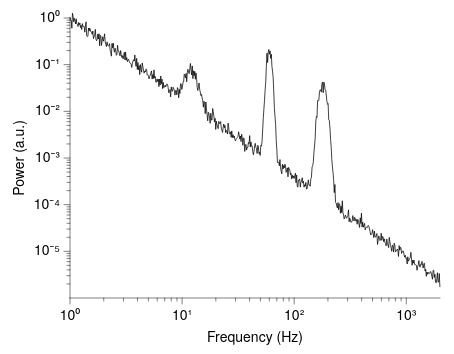

Express this chart as Vega-Lite.
### Vega-Lite specification from a JSON file in a GitHub repository (floating-point values rounded to 4 significant figures; data arrays with more than 128 entries replaced by an {"elided": "..."} marker saying what was removed)
{"background": null, "config": {"arc": {"fill": "#DBDBDB", "fillOpacity": 1.0, "innerRadius": 35.0, "padAngle": 0.03, "stroke": "black", "strokeOpacity": 1, "strokeWidth": 0.25}, "area": {"fill": "#DBDBDB", "fillOpacity": 1.0, "stroke": "black", "strokeOpacity": 1, "strokeWidth": 0.25}, "axis": {"domain": true, "domainCap": "round", "domainColor": "black", "domainWidth": 0.25, "grid": false, "gridCap": "round", "gridColor": "#F1F1F1", "gridDash": [0, 0], "gridOpacity": 1.0, "gridWidth": 0.25, "labelColor": "black", "labelFont": "Helvetica Neue, HelveticaNeue, Helvetica, Arial, sans-serif", "labelFontSize": 7, "labelFontStyle": "normal", "labelFontWeight": 400, "offset": 0, "ticks": true, "tickCap": "round", "tickColor": "black", "tickRound": false, "tickSize": 3, "tickWidth": 0.25, "titleColor": "black", "titleFont": "Helvetica Neue, HelveticaNeue, Helvetica, Arial, sans-serif", "titleFontSize": 7, "titleFontStyle": "normal", "titleFontWeight": 400}, "axisX": {"domain": true, "labelAlign": "center", "labelAngle": 0, "labels": true, "ticks": true, "translate": 0}, "axisY": {"domain": true, "labelAlign": "right", "labelAngle": 0, "labels": true, "ticks": true, "translate": 0}, "axisRight": {"domain": true, "labelAlign": "left", "labelAngle": 0, "labels": true, "ticks": true, "translate": 0}, "axisTop": {"domain": true, "labelAlign": "center", "labelAngle": 0, "labels": true, "ticks": true, "translate": 0}, "axisBand": {"tickOffset": 0}, "bar": {"fill": "#DBDBDB", "fillOpacity": 1.0, "stroke": "black", "strokeOpacity": 1, "strokeWidth": 0.25}, "boxplot": {"size": 12.6, "ticks": {"cornerRadius": 0.25, "fill": "black", "opacity": 1, "size": 6.3, "thickness": 0.25}, "box": {"fillOpacity": 1.0, "stroke": "black", "strokeOpacity": 1, "strokeWidth": 0.25}, "median": {"cornerRadius": 0, "fill": "black", "fillOpacity": 1.0, "opacity": 1, "size": 12.6, "thickness": 0.25}, "rule": {"fill": "black", "fillOpacity": 1.0, "size": 14.0, "stroke": "black", "strokeDash": [0, 0], "strokeOpacity": 1, "strokeWidth": 0.25}, "outliers": {"color": "black", "fill": "black", "fillOpacity": 1.0, "size": 0, "stroke": "black", "strokeOpacity": 1, "strokeWidth": 0.25}}, "circle": {"fill": "black", "fillOpacity": 1.0, "size": 1.75, "stroke": null, "strokeOpacity": 1, "strokeWidth": 0.25}, "errorband": {"band": {"fillOpacity": 0.6, "stroke": null, "strokeWidth": 0.25, "strokeOpacity": 1}, "borders": {"opacity": 0, "strokeOpacity": 0.25, "strokeWidth": 1}}, "errorbar": {"opacity": 1, "rule": {"strokeDash": [0, 0], "strokeWidth": 0.25}, "ticks": {"color": "black", "cornerRadius": 0.125, "opacity": 1, "size": 8.4, "thickness": 0.25}, "thickness": 0.25}, "font": "Helvetica Neue, HelveticaNeue, Helvetica, Arial, sans-serif", "geoshape": {"fill": "#DBDBDB", "fillOpacity": 1.0, "stroke": "black", "strokeOpacity": 1, "strokeWidth": 0.25}, "header": {"labelColor": "black", "labelFont": "Helvetica Neue, HelveticaNeue, Helvetica, Arial, sans-serif", "labelFontSize": 7, "labelFontStyle": "normal", "labelFontWeight": 400, "titleColor": "black", "titleFont": "Helvetica Neue, HelveticaNeue, Helvetica, Arial, sans-serif", "titleFontSize": 7, "titleFontStyle": "normal", "titleFontWeight": 400, "titlePadding": 0}, "legend": {"disable": false, "offset": 4.5, "titlePadding": 4, "labelOffset": 2, "gradientLabelOffset": 2, "gradientLength": 70.0, "gradientThickness": 7.0, "gradientOpacity": 1.0, "gradientStrokeColor": "black", "gradientStrokeWidth": 0.25, "labelColor": "black", "labelFont": "Helvetica Neue, HelveticaNeue, Helvetica, Arial, sans-serif", "labelFontSize": 7, "labelFontStyle": "normal", "labelFontWeight": 400, "strokeColor": "black", "strokeWidth": 0, "symbolSize": 42, "symbolStrokeColor": "black", "symbolStrokeWidth": 0.25, "titleColor": "black", "titleFont": "Helvetica Neue, HelveticaNeue, Helvetica, Arial, sans-serif", "titleFontSize": 7, "titleFontStyle": "normal", "titleFontWeight": 400}, "line": {"color": "black", "stroke": "black", "strokeCap": "round", "strokeDash": [0, 0], "strokeOpacity": 1, "strokeWidth": 0.375}, "point": {"filled": true, "fill": "#DBDBDB", "fillOpacity": 1.0, "size": 7.0, "stroke": "black", "strokeOpacity": 1, "strokeWidth": 0.25}, "range": {"category": ["#5CA7B1", "#CDDEF3", "#B7B3E4", "#B3DAB5", "#F5E1B3", "#3D727B", "#8AA8D2", "#867DAC", "#80A988", "#CBB17A", "#204148", "#59719A", "#584C77", "#507B5F", "#9D824D"], "diverging": {"scheme": ["#C35082", "#CE6D94", "#D989A7", "#E2A4BA", "#EABFCE", "#F1DBE2", "#F6F6F6", "#D7E0EB", "#B9CBE0", "#9BB6D5", "#7DA1C9", "#5F8CBD", "#4177B1"]}, "heatmap": {"scheme": ["#32022B", "#43044D", "#4C196E", "#4D338C", "#484DA6", "#3A68BB", "#1D83CA", "#1D9CCB", "#23B5C9", "#28CDC5", "#4DE0B4", "#91EE9F"]}, "ordinal": {"scheme": ["#F1F1F1", "#DBDBDB", "#C6C6C6", "#B2B2B2", "#9D9D9D", "#898989", "#767676", "#636363", "#515151", "#404040", "#2F2F2F", "#1F1F1F"]}, "ramp": {"scheme": ["#32022B", "#43044D", "#4C196E", "#4D338C", "#484DA6", "#3A68BB", "#1D83CA", "#1D9CCB", "#23B5C9", "#28CDC5", "#4DE0B4", "#91EE9F"]}}, "rule": {"color": "black", "stroke": "black", "strokeCap": "round", "strokeDash": [2, 2], "strokeOpacity": 1, "strokeWidth": 0.25}, "scale": {"bandPaddingInner": 0.1, "bandPaddingOuter": 0.1, "round": false}, "rect": {"fill": "#DBDBDB", "fillOpacity": 1.0, "stroke": "black", "strokeOpacity": 1, "strokeWidth": 0.25}, "square": {"fill": "#DBDBDB", "fillOpacity": 1.0, "size": 14.0, "stroke": "black", "strokeOpacity": 1, "strokeWidth": 0.25}, "text": {"color": "black", "font": "Helvetica Neue, HelveticaNeue, Helvetica, Arial, sans-serif", "fontSize": 7, "fontStyle": "normal", "fontWeight": 400}, "tick": {"color": "black", "cornerRadius": 0.125, "opacity": 1.0, "size": 12.6, "thickness": 0.25}, "title": {"anchor": "middle", "frame": "group", "color": "black", "font": "Helvetica Neue, HelveticaNeue, Helvetica, Arial, sans-serif", "fontSize": 7, "fontStyle": "normal", "fontWeight": 400, "subtitleColor": "black", "subtitleFont": "Helvetica Neue, HelveticaNeue, Helvetica, Arial, sans-serif", "subtitleFontSize": "Helvetica Neue, HelveticaNeue, Helvetica, Arial, sans-serif", "subtitleFontStyle": "normal", "subtitleFontWeight": 400}, "trail": {"color": "black", "opacity": 1, "size": 0.375}, "view": {"continuousWidth": 185, "continuousHeight": 140, "discreteWidth": 185, "discreteHeight": 140, "fill": null, "stroke": null, "strokeWidth": 0.25}}, "layer": [{"mark": {"type": "line"}, "encoding": {"x": {"axis": {"labelExpr": "round(log(datum.value) / log(10)) < 0 ? '10⁻' + (abs(round(log(datum.value) / log(10))) >= 10 ? '⁰¹²³⁴⁵⁶⁷⁸⁹'[floor(abs(round(log(datum.value) / log(10)))/10)] + '⁰¹²³⁴⁵⁶⁷⁸⁹'[abs(round(log(datum.value) / log(10)))%10] : '⁰¹²³⁴⁵⁶⁷⁸⁹'[abs(round(log(datum.value) / log(10)))]) : '10' + (abs(round(log(datum.value) / log(10))) >= 10 ? '⁰¹²³⁴⁵⁶⁷⁸⁹'[floor(abs(round(log(datum.value) / log(10)))/10)] + '⁰¹²³⁴⁵⁶⁷⁸⁹'[abs(round(log(datum.value) / log(10)))%10] : '⁰¹²³⁴⁵⁶⁷⁸⁹'[abs(round(log(datum.value) / log(10)))])", "values": [1, 10, 100, 1000]}, "field": "f", "scale": {"domain": [1, 2000], "nice": false, "type": "log"}, "title": "Frequency (Hz)", "type": "quantitative"}, "y": {"axis": {"labelExpr": "round(log(datum.value) / log(10)) < 0 ? '10⁻' + (abs(round(log(datum.value) / log(10))) >= 10 ? '⁰¹²³⁴⁵⁶⁷⁸⁹'[floor(abs(round(log(datum.value) / log(10)))/10)] + '⁰¹²³⁴⁵⁶⁷⁸⁹'[abs(round(log(datum.value) / log(10)))%10] : '⁰¹²³⁴⁵⁶⁷⁸⁹'[abs(round(log(datum.value) / log(10)))]) : '10' + (abs(round(log(datum.value) / log(10))) >= 10 ? '⁰¹²³⁴⁵⁶⁷⁸⁹'[floor(abs(round(log(datum.value) / log(10)))/10)] + '⁰¹²³⁴⁵⁶⁷⁸⁹'[abs(round(log(datum.value) / log(10)))%10] : '⁰¹²³⁴⁵⁶⁷⁸⁹'[abs(round(log(datum.value) / log(10)))])", "values": [1e-05, 0.0001, 0.001, 0.01, 0.1, 1]}, "field": "psd", "scale": {"nice": false, "type": "log"}, "title": "Power (a.u.)", "type": "quantitative"}}}, {"mark": {"type": "point", "opacity": 0}, "encoding": {"x": {"axis": {"domain": false, "grid": false, "labels": false, "orient": "bottom", "tickSize": 1.5, "ticks": true, "values": [2, 3, 4, 5, 6, 7, 8, 9, 20, 30, 40, 50, 60, 70, 80, 90, 200, 300, 400, 500, 600, 700, 800, 900]}, "field": "f", "scale": {"base": 10, "domain": [1, 1000], "type": "log"}, "title": null, "type": "quantitative"}}}, {"mark": {"type": "point", "opacity": 0}, "encoding": {"y": {"axis": {"domain": false, "grid": false, "labels": false, "orient": "left", "tickSize": 1.5, "ticks": true, "values": [2e-06, 3e-06, 4e-06, 5e-06, 6e-06, 7e-06, 8e-06, 9e-06, 2e-05, 3e-05, 4e-05, 5e-05, 6e-05, 7e-05, 8e-05, 9e-05, 0.0002, 0.0003, 0.0004, 0.0005, 0.0006, 0.0007, 0.0008, 0.0009, 0.002, 0.003, 0.004, 0.005, 0.006, 0.007, 0.008, 0.009, 0.02, 0.03, 0.04, 0.05, 0.06, 0.07, 0.08, 0.09, 0.2, 0.3, 0.4, 0.5, 0.6, 0.7, 0.8, 0.9]}, "field": "psd", "scale": {"base": 10, "domain": [1e-06, 1], "type": "log"}, "title": null, "type": "quantitative"}}}], "data": {"name": "data-1a256e6822f450fdc92ee4454c33116e"}, "resolve": {"axis": {"x": "independent", "y": "independent"}}, "$schema": "https://vega.github.io/schema/vega-lite/v6.4.1.json", "datasets": {"data-1a256e6822f450fdc92ee4454c33116e": {"elided": "600 records"}}}
